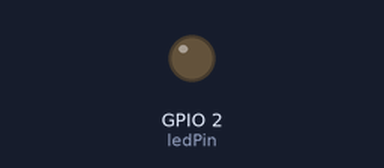
Simulated run of this sketch. Board: ESP32. Parts: output pins drawn as LEDs (lit = HIGH). What the sketch prints to the serial monitor is not drawn.

Above: at 1.1 s.
At 5.8 s:
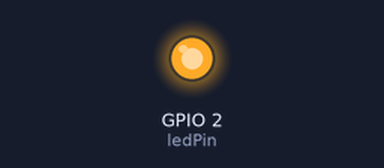
Timing chart, 0 to 10.1 s (numbered marks = the images above):
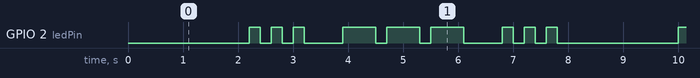

The sketch:

sos_copy_20260623190830.ino
```cpp
// 定义LED引脚，ESP32板载LED GPIO2
const int ledPin = 2;

// 时间参数
const unsigned long dotOn = 200;    // 短亮时长 S
const unsigned long dashOn = 600;   // 长亮时长 O
const unsigned long intraGap = 200; // 同一个字母内灯灭间隔
const unsigned long letterGap = 500;// 字母之间间隔
const unsigned long wordGap = 2000; // 一组SOS结束后的长停顿

// 状态机变量
unsigned long prevTime = 0;
bool ledState = LOW;
// SOS流程状态 0=空闲等待下一组SOS 1=发S短闪 2=间隔S-O 3=发O长闪 4=间隔O-S 5=发S短闪
byte state = 0;
// 计数：当前字母闪了几次
byte flashCnt = 0;

void setup() {
  Serial.begin(115200);
  pinMode(ledPin, OUTPUT);
  digitalWrite(ledPin, LOW);
}

void loop() {
  unsigned long now = millis();
  unsigned long delta = now - prevTime;

  switch(state) {
    case 0:
      // 空闲，等待wordGap后启动下一轮SOS
      if(delta >= wordGap) {
        prevTime = now;
        state = 1;
        flashCnt = 0;
        Serial.println("=== 开始发送一组SOS ===");
      }
      break;

    case 1:
      // 发送S：3次短闪 dot
      if(ledState == LOW) {
        // 关灯状态，等待intraGap后开灯
        if(delta >= intraGap) {
          ledState = HIGH;
          digitalWrite(ledPin, HIGH);
          Serial.println("LED ON 短闪");
          prevTime = now;
        }
      } else {
        // 开灯状态，等待dotOn后关灯，计数+1
        if(delta >= dotOn) {
          ledState = LOW;
          digitalWrite(ledPin, LOW);
          Serial.println("LED OFF");
          prevTime = now;
          flashCnt++;
          // S闪完3次，进入S-O字母间隔
          if(flashCnt >= 3) {
            state = 2;
            prevTime = now;
          }
        }
      }
      break;

    case 2:
      // S 和 O 之间字母间隔
      if(delta >= letterGap) {
        state = 3;
        flashCnt = 0;
        prevTime = now;
      }
      break;

    case 3:
      // 发送O：3次长闪 dash
      if(ledState == LOW) {
        if(delta >= intraGap) {
          ledState = HIGH;
          digitalWrite(ledPin, HIGH);
          Serial.println("LED ON 长闪");
          prevTime = now;
        }
      } else {
        if(delta >= dashOn) {
          ledState = LOW;
          digitalWrite(ledPin, LOW);
          Serial.println("LED OFF");
          prevTime = now;
          flashCnt++;
          // O闪完3次，进入O-S字母间隔
          if(flashCnt >= 3) {
            state = 4;
            prevTime = now;
          }
        }
      }
      break;

    case 4:
      // O 和 S 之间字母间隔
      if(delta >= letterGap) {
        state = 5;
        flashCnt = 0;
        prevTime = now;
      }
      break;

    case 5:
      // 再次发送S：3次短闪
      if(ledState == LOW) {
        if(delta >= intraGap) {
          ledState = HIGH;
          digitalWrite(ledPin, HIGH);
          Serial.println("LED ON 短闪");
          prevTime = now;
        }
      } else {
        if(delta >= dotOn) {
          ledState = LOW;
          digitalWrite(ledPin, LOW);
          Serial.println("LED OFF");
          prevTime = now;
          flashCnt++;
          // 全部SOS发送完成，回到空闲等待长停顿
          if(flashCnt >= 3) {
            state = 0;
            prevTime = now;
            Serial.println("=== 本组SOS发送完毕，等待2秒再发送 ===");
          }
        }
      }
      break;
  }
}
```

Measured:
- by itself, GPIO 2 (ledPin): repeats every 7.8 s: 2 × (LOW 0.20 s, HIGH 0.20 s), LOW 0.70 s, 2 × (HIGH 0.60 s, LOW 0.20 s), HIGH 0.60 s, LOW 0.70 s, 2 × (HIGH 0.20 s, LOW 0.20 s), HIGH 0.20 s, LOW 2.2 s, HIGH 0.20 s
- by itself, everything shown: repeats every 7.8 s, in 18 steps
